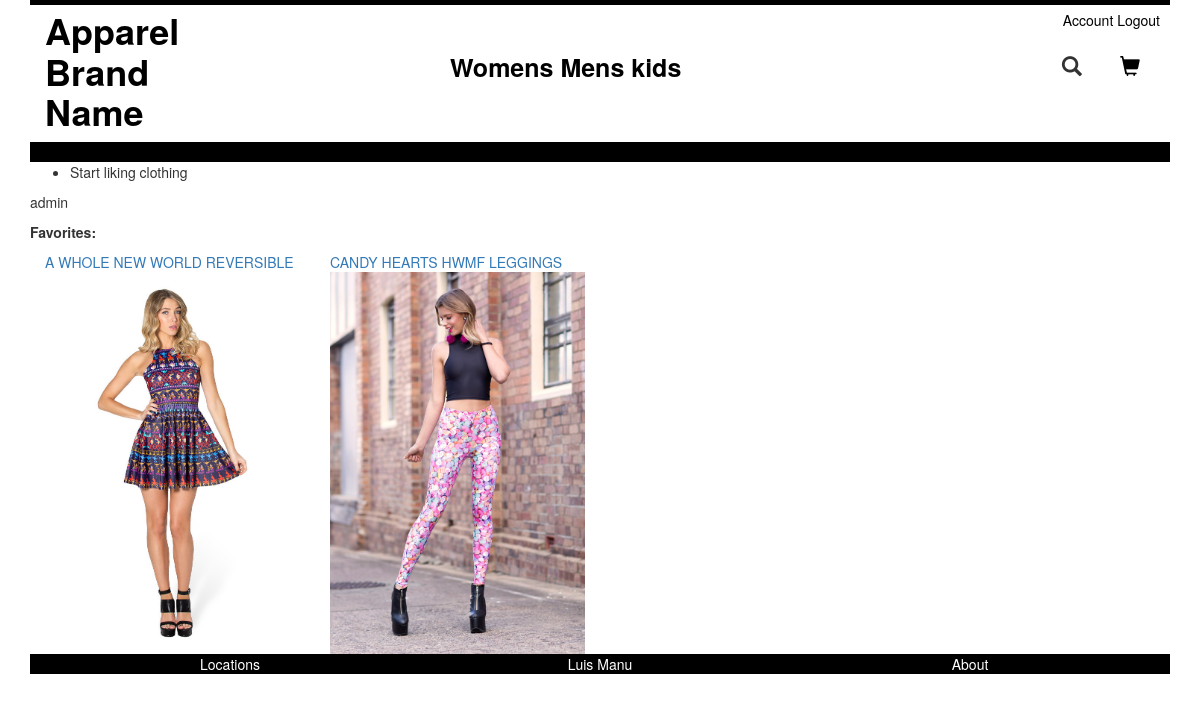
The page /accounts/dashboard/ (signed in) on the database its author committed.
### apps/clothing/models.py (models this page shows, shortened)
class ApparelInfo(models.Model):
	category = models.ForeignKey(Category)
	department = models.ForeignKey(Department)
	title = models.CharField(max_length=100)
	brand = models.CharField(max_length=30)
	price = models.DecimalField(max_digits=6, decimal_places=2)
	description = models.TextField()
	date_time = models.DateTimeField(auto_now_add=True)
	likes_counter = models.IntegerField(default=0)
	xsmall = models.IntegerField(default=0)
	small = models.IntegerField(default=0)
	medium = models.IntegerField(default=0)
	large = models.IntegerField(default=0)
	xlarge = models.IntegerField(default=0)
	slug = models.SlugField(unique=True)
	image = models.ImageField(upload_to='product_images', null=True, blank=True)
	image2 = models.ImageField(upload_to='product_images', null=True, blank=True)
	image3 = models.ImageField(upload_to='product_images', null=True, blank=True)
	image4 = models.ImageField(upload_to='product_images', null=True, blank=True)
	image5 = models.ImageField(upload_to='product_images', null=True, blank=True)
	def __unicode__(self):
		return self.title
	class Meta:
		verbose_name = 'Apparel Item'

### apps/auth_app/views.py (the view)
@login_required
def dashboard(request):
	user = User.objects.get(username=request.user.username)
	userprofile = UserProfile.objects.get(user=user)
	if len(userprofile.likes.all()) < 3:
		messages.info(request, 'Start liking clothing')
	context = {'user': user, 'userprofile': userprofile}
	return render(request, 'dashboard.html', context)

### apps/clothing/models.py (called while the page is built)
	def __unicode__(self):
		return self.name

### templates/dashboard.html (shortened to what this page needs)
{% extends 'base.html' %}
{% load staticfiles %}
{% block body_block %}
{% if messages %}
<ul class="messages">
    {% for message in messages %}
    <li{% if message.tags %} class="{{ message.tags }}"{% endif %}>{{ message }}</li>
    {% endfor %}
</ul>
{% endif %}
<p>{{ user }}</p>
<p><strong>Favorites:</strong></p>
{% for like in userprofile.likes.all %}
	<div class="col-md-3">
		<a href="{% url 'product' like.department like.slug %}">
			{{ like }}
			<img class="img-responsive" src="{{ like.image.url }}" />
		</a>
	</div>
{% endfor %}
{% endblock %}

### static/static_dirs/css/main.css (style rules this page uses)
body { margin: 0; }

### rows shown on the page
ApparelInfo: title "A WHOLE NEW WORLD REVERSIBLE", image (picture)
ApparelInfo: title "CANDY HEARTS HWMF LEGGINGS", image (picture)

### other values the page prints
{{ message }} "Start liking clothing"
{{ user }} "admin"
